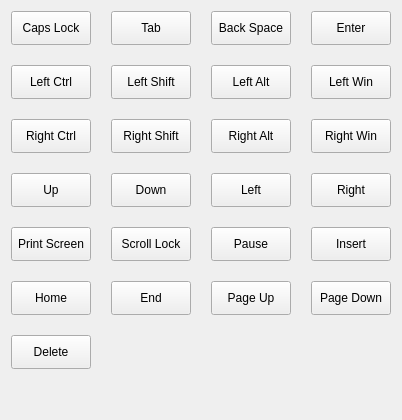
                    <widget class="QWidget" name="page02">
                     <layout class="QVBoxLayout" name="verticalLayout_26">
                      <item>
                       <layout class="QGridLayout" name="gridLayout_9">
                        <property name="spacing">
                         <number>20</number>
                        </property>
                        <item row="0" column="1">
                         <widget class="QPushButton" name="pushButton_1504">
                          <property name="minimumSize">
                           <size>
                            <width>70</width>
                            <height>34</height>
                           </size>
                          </property>
                          <property name="maximumSize">
                           <size>
                            <width>150</width>
                            <height>16777215</height>
                           </size>
                          </property>
                          <property name="text">
                           <string>Tab</string>
                          </property>
                          <attribute name="buttonGroup">
                           <string notr="true">buttonGroupSuper</string>
                          </attribute>
                         </widget>
                        </item>
                        <item row="0" column="2">
                         <widget class="QPushButton" name="pushButton_1503">
                          <property name="minimumSize">
                           <size>
                            <width>70</width>
                            <height>34</height>
                           </size>
                          </property>
                          <property name="maximumSize">
                           <size>
                            <width>150</width>
                            <height>16777215</height>
                           </size>
                          </property>
                          <property name="text">
                           <string>Back Space</string>
                          </property>
                          <attribute name="buttonGroup">
                           <string notr="true">buttonGroupSuper</string>
                          </attribute>
                         </widget>
                        </item>
                        <item row="0" column="3">
                         <widget class="QPushButton" name="pushButton_1501">
                          <property name="minimumSize">
                           <size>
                            <width>70</width>
                            <height>34</height>
                           </size>
                          </property>
                          <property name="maximumSize">
                           <size>
                            <width>150</width>
                            <height>16777215</height>
                           </size>
                          </property>
                          <property name="text">
                           <string>Enter</string>
                          </property>
                          <attribute name="buttonGroup">
                           <string notr="true">buttonGroupSuper</string>
                          </attribute>
                         </widget>
                        </item>
                        <item row="3" column="0">
                         <widget class="QPushButton" name="pushButton_1601">
                          <property name="minimumSize">
                           <size>
                            <width>70</width>
                            <height>34</height>
                           </size>
                          </property>
                          <property name="maximumSize">
                           <size>
                            <width>150</width>
                            <height>16777215</height>
                           </size>
                          </property>
                          <property name="text">
                           <string>Up</string>
                          </property>
                          <attribute name="buttonGroup">
                           <string notr="true">buttonGroupSuper</string>
                          </attribute>
                         </widget>
                        </item>
                        <item row="3" column="3">
                         <widget class="QPushButton" name="pushButton_1604">
                          <property name="minimumSize">
                           <size>
                            <width>70</width>
                            <height>34</height>
                           </size>
                          </property>
                          <property name="maximumSize">
                           <size>
                            <width>150</width>
                            <height>16777215</height>
                           </size>
                          </property>
                          <property name="text">
                           <string>Right</string>
                          </property>
                          <attribute name="buttonGroup">
                           <string notr="true">buttonGroupSuper</string>
                          </attribute>
                         </widget>
                        </item>
                        <item row="4" column="0">
                         <widget class="QPushButton" name="pushButton_1507">
                          <property name="minimumSize">
                           <size>
                            <width>70</width>
                            <height>34</height>
                           </size>
                          </property>
                          <property name="maximumSize">
                           <size>
                            <width>150</width>
                            <height>16777215</height>
                           </size>
                          </property>
                          <property name="text">
                           <string>Print Screen</string>
                          </property>
                          <attribute name="buttonGroup">
                           <string notr="true">buttonGroupSuper</string>
                          </attribute>
                         </widget>
                        </item>
                        <item row="4" column="1">
                         <widget class="QPushButton" name="pushButton_1508">
                          <property name="minimumSize">
                           <size>
                            <width>70</width>
                            <height>34</height>
                           </size>
                          </property>
                          <property name="maximumSize">
                           <size>
                            <width>150</width>
                            <height>16777215</height>
                           </size>
                          </property>
                          <property name="text">
                           <string>Scroll Lock</string>
                          </property>
                          <attribute name="buttonGroup">
                           <string notr="true">buttonGroupSuper</string>
                          </attribute>
                         </widget>
                        </item>
                        <item row="4" column="2">
                         <widget class="QPushButton" name="pushButton_1509">
                          <property name="minimumSize">
                           <size>
                            <width>70</width>
                            <height>34</height>
                           </size>
                          </property>
                          <property name="maximumSize">
                           <size>
                            <width>150</width>
                            <height>16777215</height>
                           </size>
                          </property>
                          <property name="text">
                           <string>Pause</string>
                          </property>
                          <attribute name="buttonGroup">
                           <string notr="true">buttonGroupSuper</string>
                          </attribute>
                         </widget>
                        </item>
                        <item row="4" column="3">
                         <widget class="QPushButton" name="pushButton_1510">
                          <property name="minimumSize">
                           <size>
                            <width>70</width>
                            <height>34</height>
                           </size>
                          </property>
                          <property name="maximumSize">
                           <size>
                            <width>150</width>
                            <height>16777215</height>
                           </size>
                          </property>
                          <property name="text">
                           <string>Insert</string>
                          </property>
                          <attribute name="buttonGroup">
                           <string notr="true">buttonGroupSuper</string>
                          </attribute>
                         </widget>
                        </item>
                        <item row="5" column="0">
                         <widget class="QPushButton" name="pushButton_1511">
                          <property name="minimumSize">
                           <size>
                            <width>70</width>
                            <height>34</height>
                           </size>
                          </property>
                          <property name="maximumSize">
                           <size>
                            <width>150</width>
                            <height>16777215</height>
                           </size>
                          </property>
                          <property name="text">
                           <string>Home</string>
                          </property>
                          <attribute name="buttonGroup">
                           <string notr="true">buttonGroupSuper</string>
                          </attribute>
                         </widget>
                        </item>
                        <item row="5" column="1">
                         <widget class="QPushButton" name="pushButton_1514">
                          <property name="minimumSize">
                           <size>
                            <width>70</width>
                            <height>34</height>
                           </size>
                          </property>
                          <property name="maximumSize">
                           <size>
                            <width>150</width>
                            <height>16777215</height>
                           </size>
                          </property>
                          <property name="text">
                           <string>End</string>
                          </property>
                          <attribute name="buttonGroup">
                           <string notr="true">buttonGroupSuper</string>
                          </attribute>
                         </widget>
                        </item>
                        <item row="5" column="2">
                         <widget class="QPushButton" name="pushButton_1512">
                          <property name="minimumSize">
                           <size>
                            <width>70</width>
                            <height>34</height>
                           </size>
                          </property>
                          <property name="maximumSize">
                           <size>
                            <width>150</width>
                            <height>16777215</height>
                           </size>
                          </property>
                          <property name="text">
                           <string>Page Up</string>
                          </property>
                          <attribute name="buttonGroup">
                           <string notr="true">buttonGroupSuper</string>
                          </attribute>
                         </widget>
                        </item>
                        <item row="5" column="3">
                         <widget class="QPushButton" name="pushButton_1515">
                          <property name="minimumSize">
                           <size>
                            <width>70</width>
                            <height>34</height>
                           </size>
                          </property>
                          <property name="maximumSize">
                           <size>
                            <width>150</width>
                            <height>16777215</height>
                           </size>
                          </property>
                          <property name="text">
                           <string>Page Down</string>
                          </property>
                          <attribute name="buttonGroup">
                           <string notr="true">buttonGroupSuper</string>
                          </attribute>
                         </widget>
                        </item>
                        <item row="6" column="0">
                         <widget class="QPushButton" name="pushButton_1513">
                          <property name="minimumSize">
                           <size>
                            <width>70</width>
                            <height>34</height>
                           </size>
                          </property>
                          <property name="maximumSize">
                           <size>
                            <width>150</width>
                            <height>16777215</height>
                           </size>
                          </property>
                          <property name="text">
                           <string>Delete</string>
                          </property>
                          <attribute name="buttonGroup">
                           <string notr="true">buttonGroupSuper</string>
                          </attribute>
                         </widget>
                        </item>
                        <item row="0" column="0">
                         <widget class="QPushButton" name="pushButton_1506">
                          <property name="minimumSize">
                           <size>
                            <width>70</width>
                            <height>34</height>
                           </size>
                          </property>
                          <property name="maximumSize">
                           <size>
                            <width>150</width>
                            <height>16777215</height>
                           </size>
                          </property>
                          <property name="text">
                           <string>Caps Lock</string>
                          </property>
                          <attribute name="buttonGroup">
                           <string notr="true">buttonGroupSuper</string>
                          </attribute>
                         </widget>
                        </item>
                        <item row="1" column="3">
                         <widget class="QPushButton" name="pushButton_1519">
                          <property name="minimumSize">
                           <size>
                            <width>70</width>
                            <height>34</height>
                           </size>
                          </property>
                          <property name="maximumSize">
                           <size>
                            <width>150</width>
                            <height>16777215</height>
                           </size>
                          </property>
                          <property name="text">
                           <string>Left Win</string>
                          </property>
                          <attribute name="buttonGroup">
                           <string notr="true">buttonGroupSuper</string>
                          </attribute>
                         </widget>
                        </item>
                        <item row="2" column="3">
                         <widget class="QPushButton" name="pushButton_1523">
                          <property name="minimumSize">
                           <size>
                            <width>70</width>
                            <height>34</height>
                           </size>
                          </property>
                          <property name="maximumSize">
                           <size>
                            <width>150</width>
                            <height>16777215</height>
                           </size>
                          </property>
                          <property name="text">
                           <string>Right Win</string>
                          </property>
                          <attribute name="buttonGroup">
                           <string notr="true">buttonGroupSuper</string>
                          </attribute>
                         </widget>
                        </item>
                        <item row="2" column="0">
                         <widget class="QPushButton" name="pushButton_1520">
                          <property name="minimumSize">
                           <size>
                            <width>70</width>
                            <height>34</height>
                           </size>
                          </property>
                          <property name="maximumSize">
                           <size>
                            <width>150</width>
                            <height>16777215</height>
                           </size>
                          </property>
                          <property name="text">
                           <string>Right Ctrl</string>
                          </property>
                          <attribute name="buttonGroup">
                           <string notr="true">buttonGroupSuper</string>
                          </attribute>
                         </widget>
                        </item>
                        <item row="1" column="0">
                         <widget class="QPushButton" name="pushButton_1516">
                          <property name="minimumSize">
                           <size>
                            <width>70</width>
                            <height>34</height>
                           </size>
                          </property>
                          <property name="maximumSize">
                           <size>
                            <width>150</width>
                            <height>16777215</height>
                           </size>
                          </property>
                          <property name="text">
                           <string>Left Ctrl</string>
                          </property>
                          <attribute name="buttonGroup">
                           <string notr="true">buttonGroupSuper</string>
                          </attribute>
                         </widget>
                        </item>
                        <item row="2" column="2">
                         <widget class="QPushButton" name="pushButton_1522">
                          <property name="minimumSize">
                           <size>
                            <width>70</width>
                            <height>34</height>
                           </size>
                          </property>
                          <property name="maximumSize">
                           <size>
                            <width>150</width>
                            <height>16777215</height>
                           </size>
                          </property>
                          <property name="text">
                           <string>Right Alt</string>
                          </property>
                          <attribute name="buttonGroup">
                           <string notr="true">buttonGroupSuper</string>
                          </attribute>
                         </widget>
                        </item>
                        <item row="2" column="1">
                         <widget class="QPushButton" name="pushButton_1521">
                          <property name="minimumSize">
                           <size>
                            <width>70</width>
                            <height>34</height>
                           </size>
                          </property>
                          <property name="maximumSize">
                           <size>
                            <width>150</width>
                            <height>16777215</height>
                           </size>
                          </property>
                          <property name="text">
                           <string>Right Shift</string>
                          </property>
                          <attribute name="buttonGroup">
                           <string notr="true">buttonGroupSuper</string>
                          </attribute>
                         </widget>
                        </item>
                        <item row="1" column="1">
                         <widget class="QPushButton" name="pushButton_1517">
                          <property name="minimumSize">
                           <size>
                            <width>70</width>
                            <height>34</height>
                           </size>
                          </property>
                          <property name="maximumSize">
                           <size>
                            <width>150</width>
                            <height>16777215</height>
                           </size>
                          </property>
                          <property name="text">
                           <string>Left Shift</string>
                          </property>
                          <attribute name="buttonGroup">
                           <string notr="true">buttonGroupSuper</string>
                          </attribute>
                         </widget>
                        </item>
                        <item row="1" column="2">
                         <widget class="QPushButton" name="pushButton_1518">
                          <property name="minimumSize">
                           <size>
                            <width>70</width>
                            <height>34</height>
                           </size>
                          </property>
                          <property name="maximumSize">
                           <size>
                            <width>150</width>
                            <height>16777215</height>
                           </size>
                          </property>
                          <property name="text">
                           <string>Left Alt</string>
                          </property>
                          <attribute name="buttonGroup">
                           <string notr="true">buttonGroupSuper</string>
                          </attribute>
                         </widget>
                        </item>
                        <item row="3" column="1">
                         <widget class="QPushButton" name="pushButton_1602">
                          <property name="minimumSize">
                           <size>
                            <width>70</width>
                            <height>34</height>
                           </size>
                          </property>
                          <property name="maximumSize">
                           <size>
                            <width>150</width>
                            <height>16777215</height>
                           </size>
                          </property>
                          <property name="text">
                           <string>Down</string>
                          </property>
                          <attribute name="buttonGroup">
                           <string notr="true">buttonGroupSuper</string>
                          </attribute>
                         </widget>
                        </item>
                        <item row="3" column="2">
                         <widget class="QPushButton" name="pushButton_1603">
                          <property name="minimumSize">
                           <size>
                            <width>70</width>
                            <height>34</height>
                           </size>
                          </property>
                          <property name="maximumSize">
                           <size>
                            <width>150</width>
                            <height>16777215</height>
                           </size>
                          </property>
                          <property name="text">
                           <string>Left</string>
                          </property>
                          <attribute name="buttonGroup">
                           <string notr="true">buttonGroupSuper</string>
                          </attribute>
                         </widget>
                        </item>
                       </layout>
                      </item>
                      <item>
                       <spacer name="verticalSpacer_6">
                        <property name="orientation">
                         <enum>Qt::Orientation::Vertical</enum>
                        </property>
                        <property name="sizeHint" stdset="0">
                         <size>
                          <width>20</width>
                          <height>40</height>
                         </size>
                        </property>
                       </spacer>
                      </item>
                     </layout>
                    </widget>
